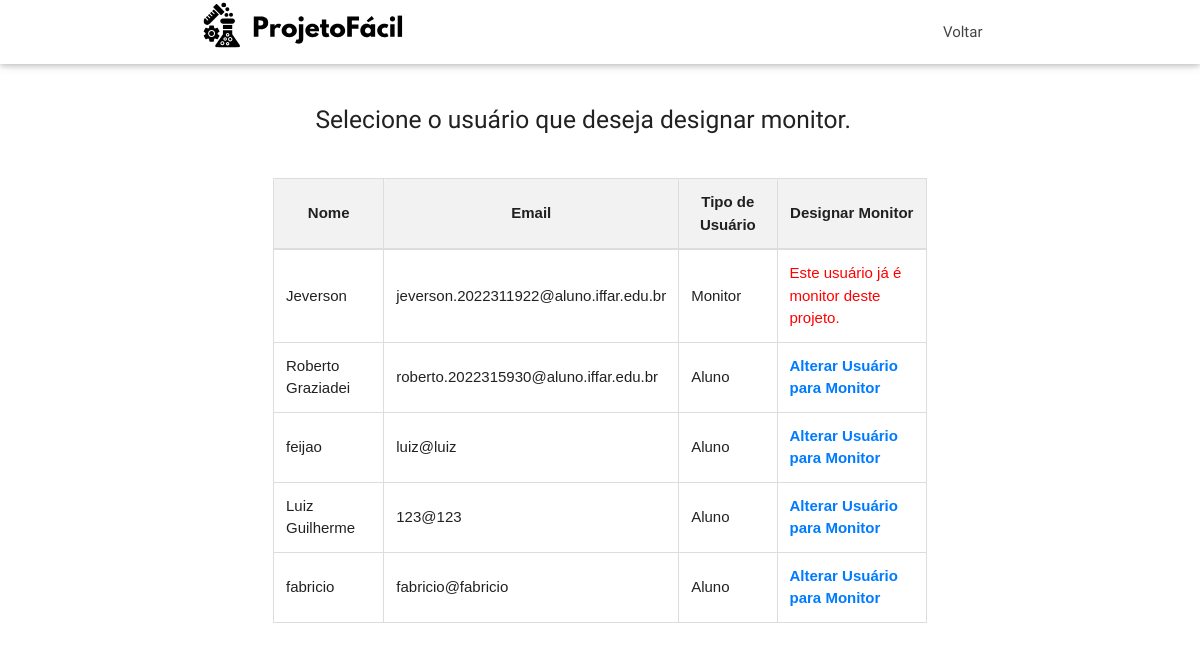
Before: /Crud/crud_usuario/designar.php with the older database file.
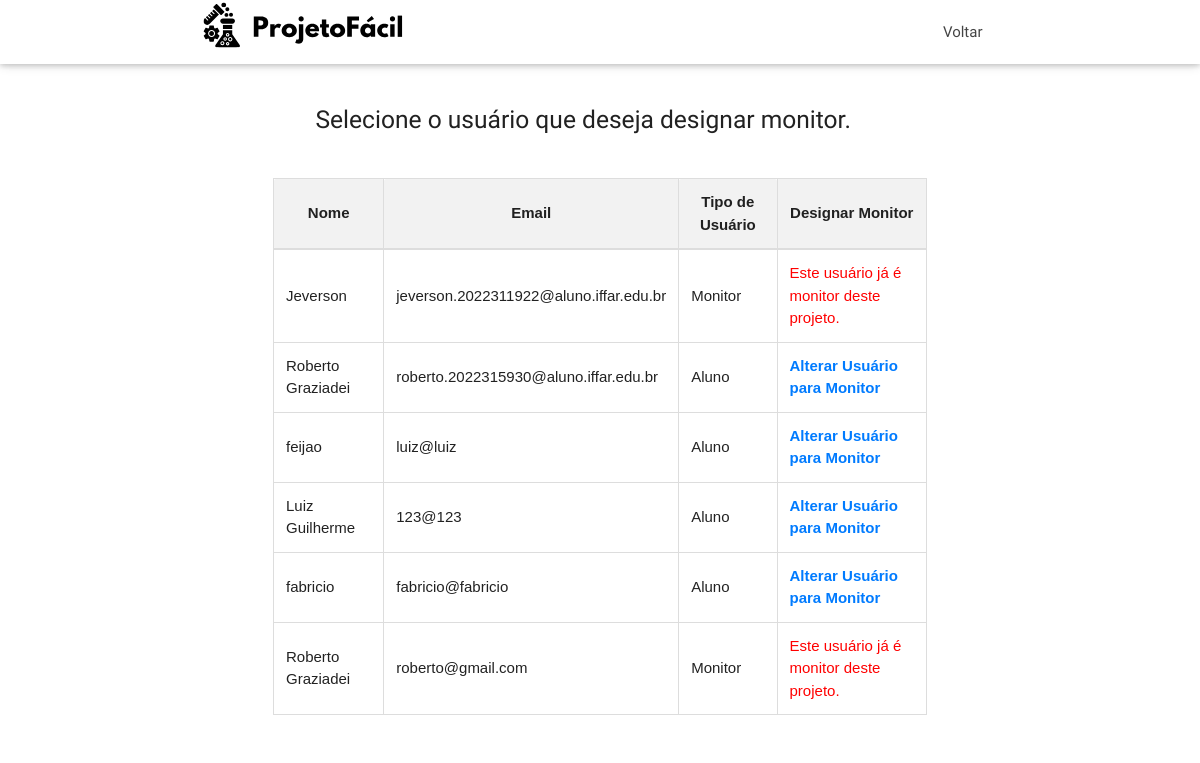
After: the same page with the newer database file.
### tables this page shows
CREATE TABLE IF NOT EXISTS `usuario` (
  `id_usuario` int NOT NULL AUTO_INCREMENT,
  `nome` varchar(255) DEFAULT NULL,
  `email` varchar(255) DEFAULT NULL,
  `senha` varchar(255) DEFAULT NULL,
  `usuario_tipo` int NOT NULL,
  PRIMARY KEY (`id_usuario`)
);

### Crud/crud_usuario/designar.php (the view, shortened to what this page needs)
<!DOCTYPE html>
<html lang="pt-br">
<head>
    <link href="../../Style/css/materialize.min.css" type="text/css" rel="stylesheet" media="screen,projection" />
    <link href="../../Style/css/style.css" type="text/css" rel="stylesheet" media="screen,projection" />
</head>
<body>
<div id="navbar" class="navbar-fixed scrollspy">
        <nav class="white">
        <div class="container">
                    <a class="brand-logo"><img src="../../Style/images/logo.svg" style="height: 50px;"></a>
                </div>
            <div class="nav-wrapper container">
                <ul class="right hide-on-med-and-down">
                    <li><a href="../../Login/professor/professor.php"  >Voltar</a></li>
                </ul>
            </div>
        </nav>
    </div>
    <div class="container section scrollspy">
        <div class="section">
        <div class="col s9">
    <h5 style="margin-left: 113px;">Selecione o usuário que deseja designar monitor.</h2>
</div>
            </div>
            <div class="row">
            <?php
$conexao = conectar();
$sql = "SELECT * FROM `usuario` WHERE usuario_tipo = 3 OR usuario_tipo = 2";
$resultado = mysqli_query($conexao, $sql);
echo '<table border="1" style="border-collapse: collapse; width: 80%; margin: 20px auto; font-family: Arial, sans-serif; text-align: left;">
<tr style="background-color: #f2f2f2; border-bottom: 2px solid #ddd;">
    <th style="padding: 12px; border: 1px solid #ddd; text-align: center;">Nome</th>
    <th style="padding: 12px; border: 1px solid #ddd; text-align: center;">Email</th>
    <th style="padding: 12px; border: 1px solid #ddd; text-align: center;">Tipo de Usuário</th>
    <th style="padding: 12px; border: 1px solid #ddd; text-align: center;">Designar Monitor</th>
</tr>';
while ($dados = mysqli_fetch_assoc($resultado)) {
    echo '<tr style="border-bottom: 1px solid #ddd;">';
    echo '<td style="padding: 12px; border: 1px solid #ddd;">' . $dados['nome'] . '</td>';
    echo '<td style="padding: 12px; border: 1px solid #ddd;">' . $dados['email'] . '</td>';
    if ($dados['usuario_tipo'] == 3) {
        echo '<td style="padding: 12px; border: 1px solid #ddd;">Aluno</td>';
        echo '<td style="padding: 12px; border: 1px solid #ddd;">
                <a href="?id_usuario=' . $dados['id_usuario'] . '" class="alterar-link ">Alterar Usuário para Monitor</a>
              </td>';
    } elseif ($dados['usuario_tipo'] == 2) {
        echo '<td style="padding: 12px; border: 1px solid #ddd;">Monitor</td>';
        echo '<td style="padding: 12px; border: 1px solid #ddd; color: red;">Este usuário já é monitor deste projeto.</td>';
    }
    echo '</tr>';
}
echo '</table>';
?>
            </div>
        </div>
</body>
</html>

Changed rows visible on the page:
added usuario: nome "Roberto Graziadei", email "roberto@gmail.com", usuario_tipo "Monitor"
